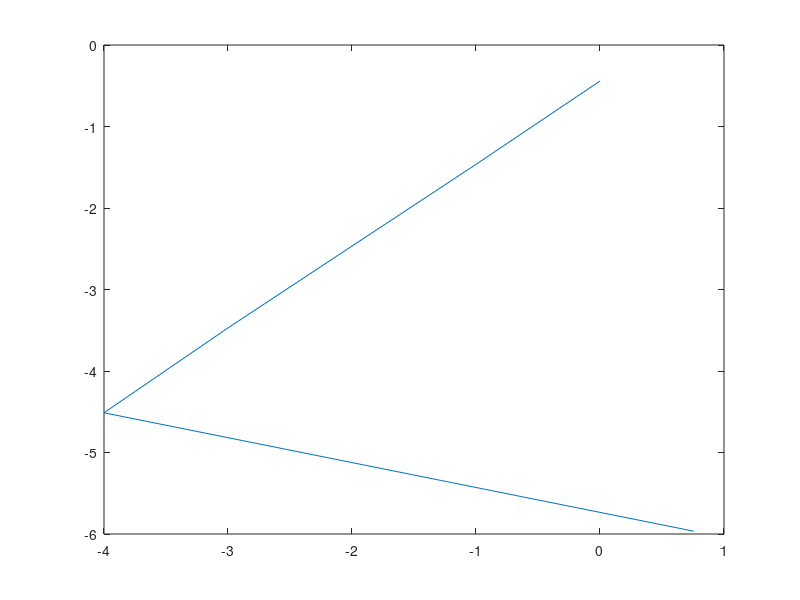

The MATLAB source for this figure:
%% Problem 2

%%Defining variables
x(1) = 0;
n = 4;
dt = 2/n;
t = 0:dt:2;
x_bar = 4 - 4*exp(-2);
x(1) = 0;

%%Solving the ODE
for i = 1:n
    x(i + 1) = x(i) + dt*(4 - x(i));
end

hold on
plot(t, x)

%%Euler's approx. 
for j = 1:6
    n = 10^j;
    dt = 2/n;
    dd(j) = dt
    t = 0:dt:2;
    x(1) = 0;

    for i = 1:n
        x(i + 1) = x(i) + dt*(4 - x(i));
    end
    
    y(j) = abs(x_bar - x(n + 1))
    plot(t, x)
end

%%Plotting log of errors for n values
x = 4 - 4.*exp(-t);
plot(t, x);
legend("n=4", "n=10", "n=100", "n=1000", "n=10000", "n=100000","1000000", "true")
hold off
dd = log10(dd);
plot(dd, log10(y))

%%_________________________________________________________________________

%% Problem 3

%%Defining variables
n = 10^6;
dt = 10/n;
tt = 0:dt:10;
x(1) = pi/3;

%%Solving the ODE
for i = 1:n
    t = (i - 1)*dt;
    x(i + 1) = x(i) + dt*(1 + cos(t))*0.5*sin(2*atan(x(i)));
end

x_bar = x(n + 1)
hold on
plot(tt, x)

%%Euler's approx. 
for j = 1:5
    x = 0;
    n = 10^j;
    dt = 10/n;
    dd(j) = dt
    tt = 0:dt:10;
    x(1) = pi/3;
 
    for i = 1:n
        t = (i - 1)*dt;
        x(i + 1) = x(i) + dt*(1 + cos(t))*0.5*sin(2*atan(x(i)));
    end
 
    y(j) = abs(x_bar - x(n + 1));
    plot(tt, x)
end

%%Plotting log of errors for n values
legend("n=1000000", "n=10", "n=100", "n=1000", "n=10000", "n=100000")
hold off
dd = log10(dd);
plot(dd, log10(y))

%%_________________________________________________________________________


